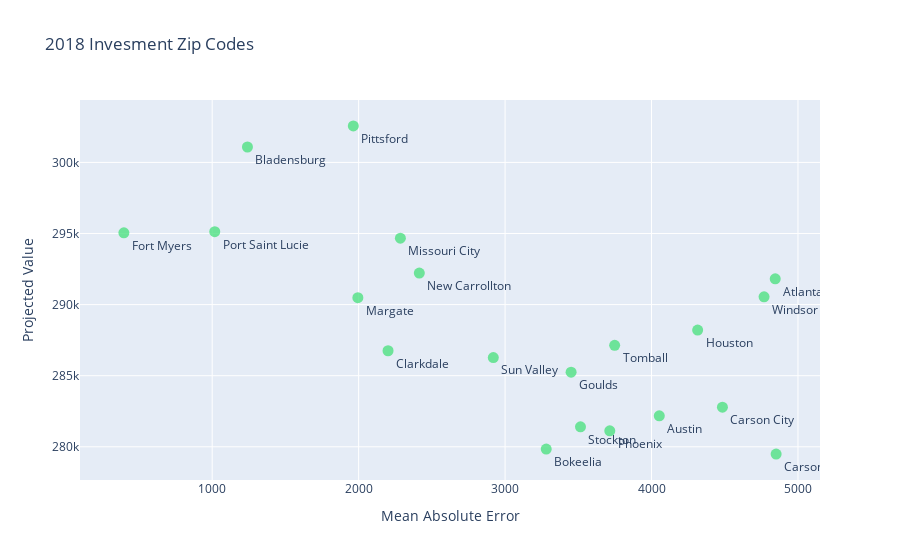

Here is the notebook cell this chart was saved with:
### Markdown cell above
### Plot of forecasted values by MAE

### Code cell
df = unpickled_df.head(20)
display = go.Scatter(
    x = df['MAE'],
    y = df['yhat'],
    text = df['City'],
    hoverinfo = 'text',
    mode = 'markers+text',
    name = 'df',
    marker = dict(size = 11,
                  color = 'rgba(76, 224, 128, 0.79)'),
    textposition='bottom right'
)

layout = go.Layout(
    title='2018 Invesment Zip Codes',
    xaxis={'title':'Mean Absolute Error'}, 
    yaxis={'title':'Projected Value'},
)
data=[display]
fig = go.Figure(data=data, layout=layout)
iplot(fig, filename='hover-chart-basic')

### Figure 1 — Plotly figure (JSON) as saved in the notebook; plotly's stock layout.template omitted (floating-point values rounded to 4 significant figures)
{"data": [{"hoverinfo": "text", "marker": {"color": "rgba(76, 224, 128, 0.79)", "size": 11}, "mode": "markers+text", "name": "df", "text": ["Fort Myers", "Port Saint Lucie", "Bladensburg", "Pittsford", "Margate", "Clarkdale", "Missouri City", "New Carrollton", "Sun Valley", "Bokeelia", "Goulds", "Stockton", "Phoenix", "Tomball", "Austin", "Houston", "Carson City", "Windsor", "Atlanta", "Carson City"], "textposition": "bottom right", "type": "scatter", "x": [397.0, 1017.0, 1241.0, 1964.0, 1995.0, 2201.0, 2285.0, 2414.0, 2920.0, 3281.0, 3451.0, 3515.0, 3715.0, 3748.0, 4053.0, 4315.0, 4484.0, 4768.0, 4845.0, 4851.0], "y": [295000.0, 295100.0, 301100.0, 302600.0, 290500.0, 286800.0, 294700.0, 292200.0, 286300.0, 279800.0, 285300.0, 281400.0, 281100.0, 287100.0, 282200.0, 288200.0, 282800.0, 290500.0, 291800.0, 279500.0]}], "layout": {"title": {"text": "2018 Invesment Zip Codes"}, "xaxis": {"title": {"text": "Mean Absolute Error"}}, "yaxis": {"title": {"text": "Projected Value"}}}}
